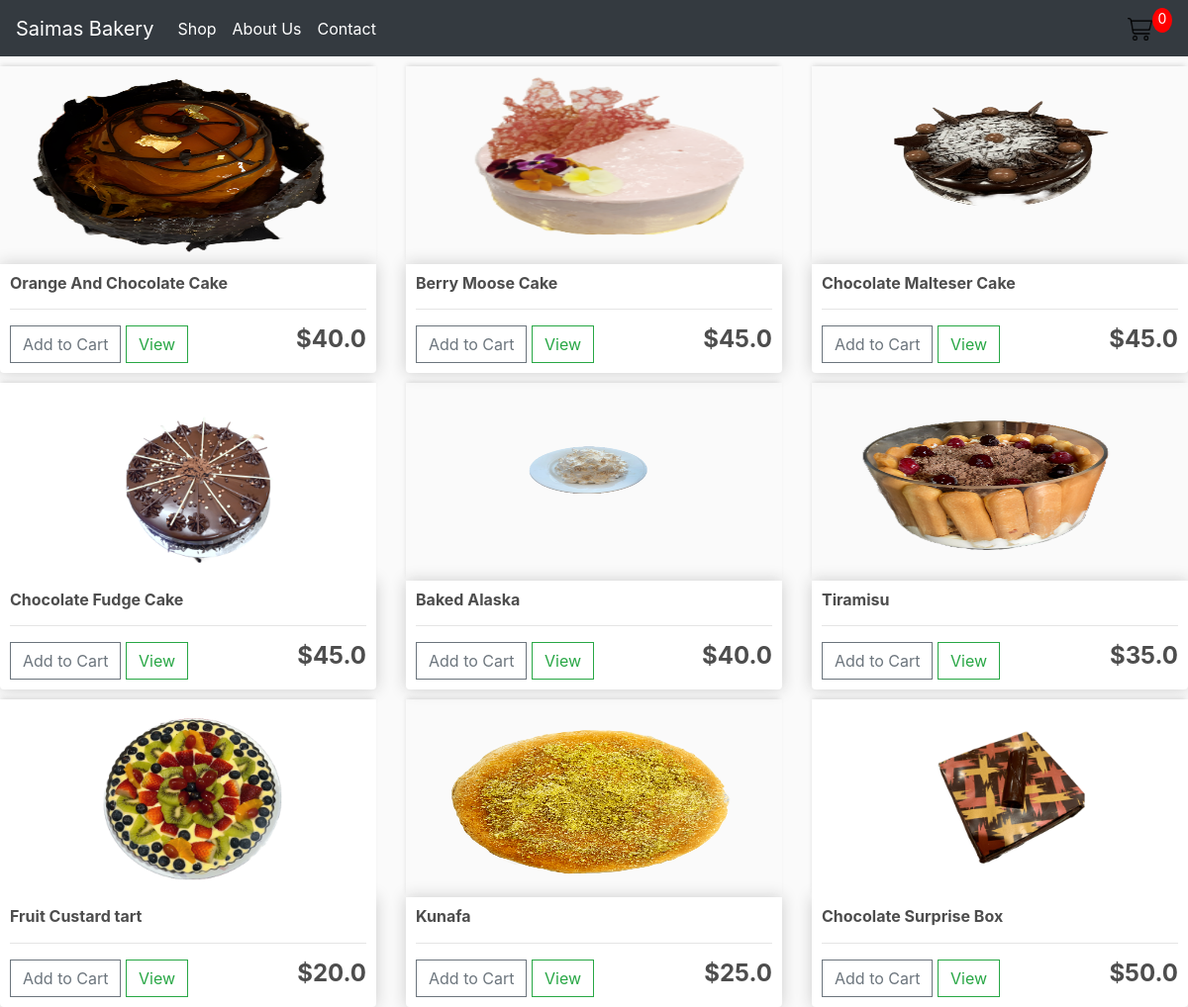
The page / on the database its author committed.
### Shop/models.py (models this page shows, shortened)
class Product(models.Model):
    name = models.CharField(max_length=200)
    price = models.FloatField()
    image = models.ImageField(null=True, blank=True)

### Shop/views.py (the view)
# urls.py: path('', include('Shop.urls'))
def Shop(request):
    data = cartData(request)
    cartItems = data['cartItems']
    products = Product.objects.all()
    context = {'products': products, 'cartItems': cartItems}
    return render(request, 'Shop/Shop.html', context)

### Shop/utils.py (called while the page is built, shortened)
def cookieCart(request):
    try:
        cart = json.loads(request.COOKIES.get('cart', '{}'))
    except (KeyError, json.JSONDecodeError):
        cart = {}
    print('CART:', cart)
    items = []
    order = {'get_cart_total': 0, 'get_cart_items': 0, 'shipping': True}
    cartItems = order['get_cart_items']
    return {'cartItems': cartItems, 'order': order, 'items': items}

def cartData(request):
    if request.user.is_authenticated:
        customer = request.user.customer
        order, created = Order.objects.get_or_create(customer=customer, complete=False)
        items = order.orderitem_set.all()
        cartItems = order.get_cart_items
    else:
        cookieData = cookieCart(request)
        if not isinstance(cookieData, dict):
            cookieData = {'cartItems': 0, 'order': {'get_cart_total': 0, 'get_cart_items': 0, 'shipping': True},
                          'items': []}
        cartItems = cookieData.get('cartItems', 0)
        order = cookieData.get('order', {'get_cart_total': 0, 'get_cart_items': 0, 'shipping': True})
        items = cookieData.get('items', [])
    return {'cartItems': cartItems, 'order': order, 'items': items}

### Shop/Templates/Shop/Shop.html
{% extends 'shop/main.html' %}
{% load static %}
{% block content %}
<div class="row">
    {% for product in products %}
        <div class="col-lg-4">
            <img class="thumbnail" src="{{ product.image.url }}" />
            <div class="box-element product">
                <h6><strong>{{ product.name }}</strong></h6>
                <hr>
                <button data-product="{{product.id}}" data-action="add" class="btn btn-outline-secondary add-btn update-cart">Add to Cart</button>
                <a class="btn btn-outline-success" href="{% url 'Shop' %}"">View</a>
                <h4 style="display: inline-block; float: right"><strong>${{ product.price }}</strong></h4>
            </div>
        </div>
    {% endfor %}
</div>
{% endblock content %}

### SaimaBakery/static/css/main.css (style rules this page uses)
body { background-color: hsl(0, 0%, 98%); }
h1,h2,h3,h4,h5,h6 { color:hsl(0, 0%, 30%); }
.box-element { box-shadow:hsl(0, 0%, 80%) 0 0 16px; background-color: #fff; border-radius: 4px; padding: 10px; }
.thumbnail { width: 100%; height: 200px; -webkit-box-shadow: -1px -3px 5px -2px rgba(214,214,214,1); -moz-box-shadow: -1px -3px 5px -2px rgba(214,214,214,1); box-shadow: -1px -3px 5px -2px rgba(214,214,214,1); }
.product { border-radius: 0 0 4px 4px; }
.col-lg-4, .col-lg-6, .col-lg-8, .col-lg-12 { margin-top: 10px; }
.btn { border-radius: 0; }

### rows shown on the page
Product: image (picture), name "Orange And Chocolate Cake", price "40.0"
Product: image (picture), name "Berry Moose Cake", price "45.0"
Product: image (picture), name "Chocolate Malteser Cake", price "45.0"
Product: image (picture), name "Chocolate Fudge Cake", price "45.0"
Product: image (picture), name "Baked Alaska", price "40.0"
Product: image (picture), name "Tiramisu", price "35.0"
Product: image (picture), name "Fruit Custard tart", price "20.0"
Product: image (picture), name "Kunafa", price "25.0"
Product: image (picture), name "Chocolate Surprise Box", price "50.0"

### other values the page prints
{{ cartItems }} "0"
